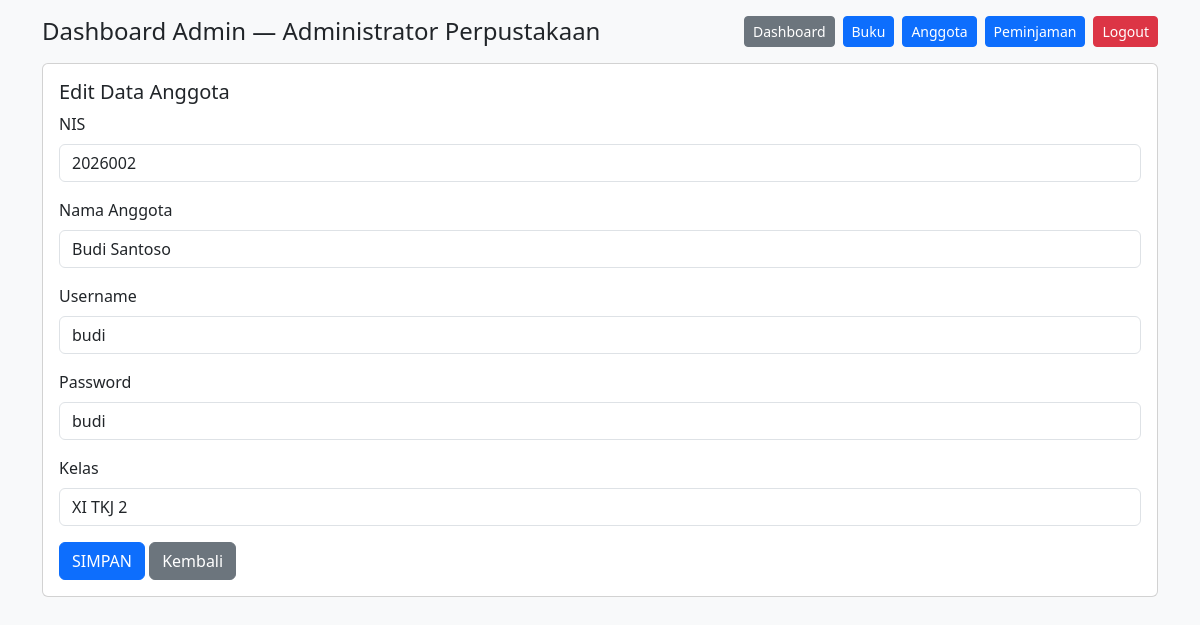
The page /perpustakaan/admin/dashboard.php?halaman=edit_anggota&id=2 (signed in) on the database its author committed.
### tables this page shows
CREATE TABLE `anggota` (
  `id_anggota` INT(11) NOT NULL AUTO_INCREMENT,
  `nis` VARCHAR(20) NOT NULL,
  `nama_anggota` VARCHAR(50) NOT NULL,
  `kelas` VARCHAR(31) NOT NULL,
  `username` VARCHAR(50) NOT NULL,
  `password` VARCHAR(255) NOT NULL,
  `created_at` TIMESTAMP NOT NULL DEFAULT CURRENT_TIMESTAMP,
  PRIMARY KEY (`id_anggota`),
  UNIQUE KEY `uk_anggota_nis` (`nis`),
  UNIQUE KEY `uk_anggota_username` (`username`)
);

### perpustakaan/koneksi.php (called while the page is built, shortened)
<?php
function e($teks) {
    return htmlspecialchars((string)$teks, ENT_QUOTES, 'UTF-8');
}

### perpustakaan/admin/edit_anggota.php (the view, shortened to what this page needs)
<?php
$id = (int)($_GET['id'] ?? 0);
$stmt = mysqli_prepare($koneksi, "SELECT * FROM anggota WHERE id_anggota=?");
mysqli_stmt_bind_param($stmt, "i", $id);
mysqli_stmt_execute($stmt);
$d = mysqli_fetch_assoc(mysqli_stmt_get_result($stmt));
?>
<h5>Edit Data Anggota</h5>
<form method="post">
  <div class="mb-3"><label class="form-label">NIS</label>
    <input type="number" name="nis" class="form-control" value="<?= e($d['nis']) ?>" required></div>
  <div class="mb-3"><label class="form-label">Nama Anggota</label>
    <input type="text" name="nama_anggota" class="form-control" maxlength="50" value="<?= e($d['nama_anggota']) ?>" required></div>
  <div class="mb-3"><label class="form-label">Username</label>
    <input type="text" name="username" class="form-control" maxlength="50" value="<?= e($d['username']) ?>" required></div>
  <div class="mb-3"><label class="form-label">Password</label>
    <input type="text" name="password" class="form-control" maxlength="50" value="<?= e($d['password']) ?>" required></div>
  <div class="mb-3"><label class="form-label">Kelas</label>
    <input type="text" name="kelas" class="form-control" maxlength="31" value="<?= e($d['kelas']) ?>" required></div>
  <button type="submit" name="simpan" class="btn btn-primary">SIMPAN</button>
  <a href="dashboard.php?halaman=data_anggota" class="btn btn-secondary">Kembali</a>
</form>

### rows shown on the page
anggota: nis "2026002", nama_anggota "Budi Santoso", username "budi", password "budi", kelas "XI TKJ 2"

### other values the page prints
$_SESSION['nama_admin'] "Administrator Perpustakaan"
